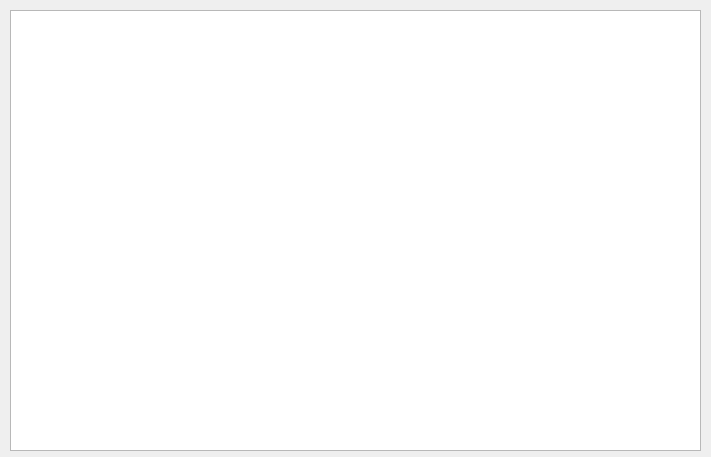
<?xml version="1.0" encoding="UTF-8"?>
<ui version="4.0">
 <class>Form</class>
 <widget class="QWidget" name="Form">
  <property name="geometry">
   <rect>
    <x>0</x>
    <y>0</y>
    <width>711</width>
    <height>457</height>
   </rect>
  </property>
  <property name="windowTitle">
   <string>Form</string>
  </property>
  <widget class="QTableWidget" name="users_table_data">
   <property name="geometry">
    <rect>
     <x>10</x>
     <y>10</y>
     <width>691</width>
     <height>441</height>
    </rect>
   </property>
  </widget>
 </widget>
 <resources/>
 <connections/>
</ui>
